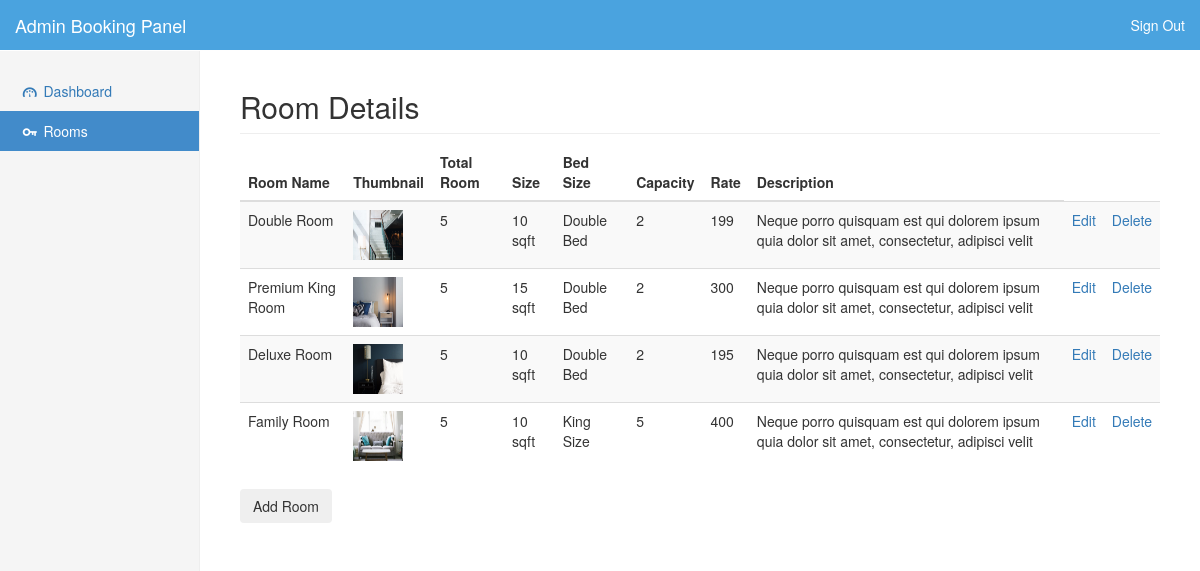
Screenshot of /admin/room.php (signed in) with the database file from the repository.
### tables this page shows
CREATE TABLE IF NOT EXISTS `room` (
`room_id` int(255) NOT NULL,
  `total_room` int(255) NOT NULL,
  `capacity` int(255) DEFAULT NULL,
  `size` varchar(30) DEFAULT NULL,
  `bed` varchar(30) DEFAULT NULL,
  `room_name` varchar(50) NOT NULL,
  `descriptions` text,
  `rate` double NOT NULL,
  `imgpath` varchar(100) NOT NULL
);

### admin/room.php (the view, shortened to what this page needs)
<!DOCTYPE html>
<html lang="en"><head><meta http-equiv="Content-Type" content="text/html; charset=UTF-8">
    <link href="css/bootstrap.min.css" rel="stylesheet">
    <link href="css/dashboard.css" rel="stylesheet">
	<link href="http://ajax.googleapis.com/ajax/libs/jqueryui/1.8/themes/base/jquery-ui.css" rel="stylesheet" type="text/css"/>
	<link href="css/datepicker.css" rel="stylesheet" type="text/css"/>
  <link rel="stylesheet" href="css/fontello.css">
    <link rel="stylesheet" href="css/animation.css">
 </head>
  <body>
    <nav class="navbar navbar-inverse navbar-fixed-top" role="navigation">
      <div class="container-fluid" style="background-color: #4aa3df;">
        <div class="navbar-header">
          <a class="navbar-brand" href="dashboard.php" style="color: #ffffff;">Admin Booking Panel</a>
        </div>
        <div id="navbar" class="navbar-collapse collapse">
          <ul class="nav navbar-nav navbar-right">
            <li><a href="signout.php" style="color: #ffffff;">Sign Out</a></li>
          </ul>
        </div>
      </div>
    </nav>
    <div class="container-fluid">
      <div class="row">
        <div class="col-sm-3 col-md-2 sidebar">
          <ul class="nav nav-sidebar">
            <li ><a href="dashboard.php"><i class="icon-gauge"></i> Dashboard <span class="sr-only">(current)</span></a></li>
			<li class="active"><a href="room.php"><i class="icon-key"></i> Rooms</a></li>
          </ul>
        </div>
        <div class="col-sm-9 col-sm-offset-3 col-md-10 col-md-offset-2 main" id="roomdetail">
          <h2 class="sub-header">Room Details</h2>
          <div class="table-responsive">
            <table class="table table-striped">
              <thead>
                <tr>
                  <th>Room Name</th>
                  <th>Thumbnail</th>
                  <th>Total Room</th>
				  <th>Size</th>
                  <th>Bed Size</th>
			      <th>Capacity</th>
                  <th>Rate</th>
                  <th>Description</th>
                </tr>
              </thead>
              <tbody id="roominfo"  >
					<?php
						$result = mysql_query("select * from room");
						if(mysql_num_rows($result) > 0){
							while ($row = mysql_fetch_array($result) ){
								print "<tr style=\"\">		 <td>".$row['room_name']."</td>\n";
								print "                  <td><img src=\"../".$row['imgpath']."\" style=\"height:50px;width:50px;\"\"></td>\n";
								print "                  <td>".$row['total_room']."</td>\n";
								print "                  <td>".$row['size']." </td>\n";
								print "                  <td>".$row['bed']."</td>\n";
								print "                  <td>".$row['capacity']."</td>\n";
								print "                  <td>".$row['rate']."</td>\n";
								print "                  <td>".$row['descriptions']."</td>\n";
								print "                  <td><a href=\"editroom.php?room_id=".$row['room_id']."\" \">Edit</a></td><td><a class=\"delete\" href=\"deleteroom.php?room_id=".$row['room_id']."\">Delete</a></td></tr>";
							}
						}
					?>
              </tbody>
            </table>
          </div>
		  <button type="button" class="btn" id="addroom">Add Room</button>
        </div>
      </div>
    </div>
</body></html>

### admin/css/dashboard.css (style rules this page uses)
body { padding-top: 50px; }
.sub-header { padding-bottom: 10px; border-bottom: 1px solid #eee; }
.navbar-fixed-top { border: 0; }
.sidebar { display: none; }
@media (min-width: 768px) { .sidebar { position: fixed; top: 51px; bottom: 0; left: 0; z-index: 1000; display: block; padding: 20px; overflow-x: hidden; overflow-y: auto; background-color: #f5f5f5; border-right: 1px solid #eee; } }
.nav-sidebar { margin-right: -21px; margin-bottom: 20px; margin-left: -20px; }
.nav-sidebar > li > a { padding-right: 20px; padding-left: 20px; }
.nav-sidebar > .active > a, .nav-sidebar > .active > a:hover, .nav-sidebar > .active > a:focus { color: #fff; background-color: #428bca; }
.main { padding: 20px; }
@media (min-width: 768px) { .main { padding-right: 40px; padding-left: 40px; } }

### rows the page displays
room: room_name "Double Room", imgpath (picture), total_room "5", size "10 sqft", bed "Double Bed", capacity "2", rate "199", descriptions "Neque porro quisquam est qui dolorem ipsum quia dolor sit amet, consectetur, adipisci velit"
room: room_name "Premium King Room", imgpath (picture), total_room "5", size "15 sqft", bed "Double Bed", capacity "2", rate "300", descriptions "Neque porro quisquam est qui dolorem ipsum quia dolor sit amet, consectetur, adipisci velit"
room: room_name "Deluxe Room", imgpath (picture), total_room "5", size "10 sqft", bed "Double Bed", capacity "2", rate "195", descriptions "Neque porro quisquam est qui dolorem ipsum quia dolor sit amet, consectetur, adipisci velit"
room: room_name "Family Room", imgpath (picture), total_room "5", size "10 sqft", bed "King Size", capacity "5", rate "400", descriptions "Neque porro quisquam est qui dolorem ipsum quia dolor sit amet, consectetur, adipisci velit"
